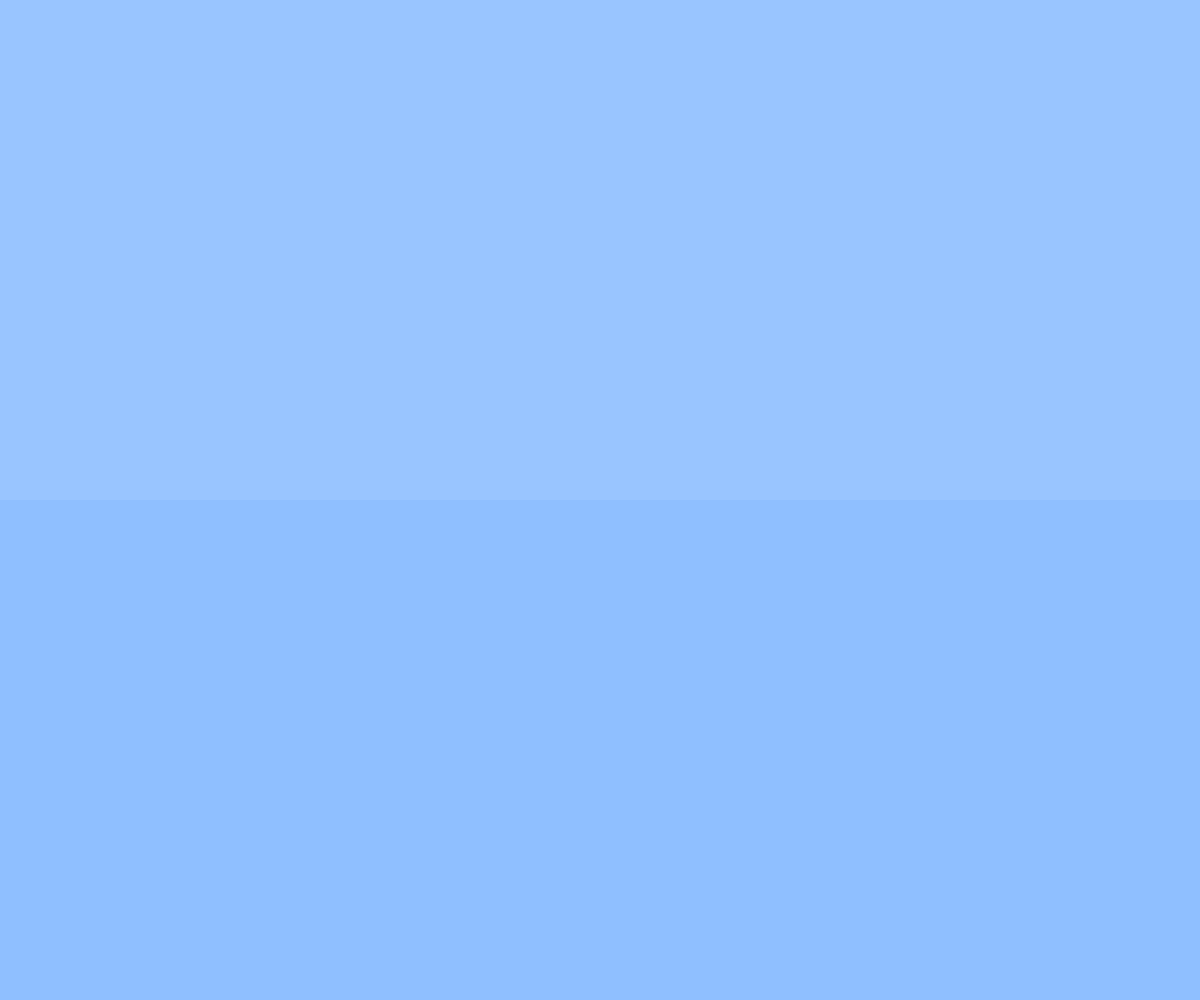
Frame 1 (no input)
Frame 60 (no input): identical to frame 1, image omitted
Frame 120 (the mouse pressed at the canvas centre since frame 60): identical to frame 1, image omitted

The p5.js sketch that drew this single still picture (run headless with seeded random() and noise() and a simulated clock; from frame 60 on, the mouse is pressed at the canvas centre):

// p5.js sketch
// ── sketch.js

function setup() {
    createCanvas(windowWidth, windowHeight);
    colorMode(HSB, 360, 100, 100, 100); //HSBカラーモード + 透明度α値
    background(214, 40, 100, 100); //乳青色
}

function draw() {
    noStroke();
    fill(214, 44, 100, 100);
    rect(0,height/2,windowWidth,windowHeight);
}
